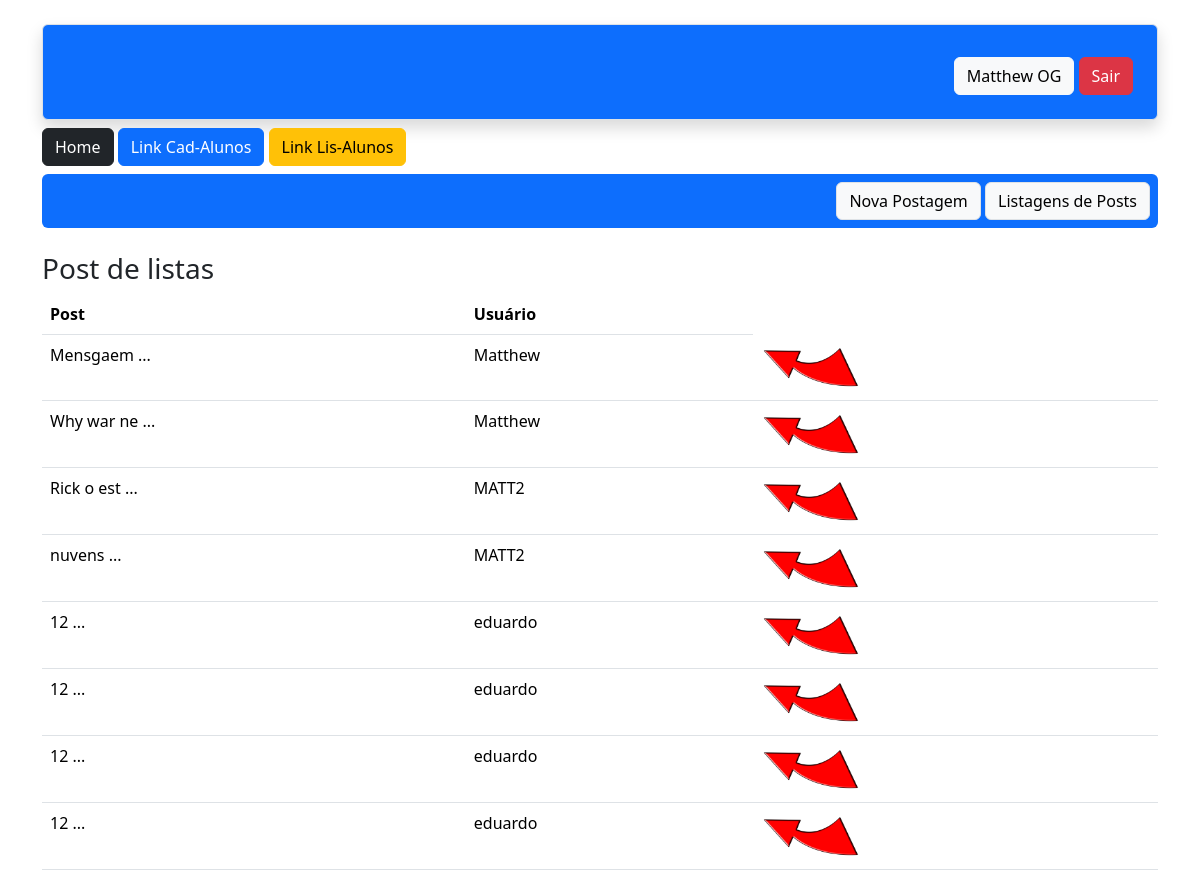
Page /post/lista (signed in) on the committed database.
### app/models.py (models this page shows)
class User(db.Model, UserMixin):
    id = db.Column(db.Integer, primary_key = True)
    nome = db.Column(db.String, nullable = True)
    sobrenome = db.Column(db.String, nullable = True)
    email = db.Column(db.String, nullable = True)
    senha = db.Column(db.String, nullable = True)
    posts = db.relationship('Post', backref='user',lazy=True)

class Post(db.Model):
    id = db.Column(db.Integer, primary_key = True)
    data_criação = db.Column(db.DateTime,default=datetime.now())
    mensagem = db.Column(db.String, nullable=True)
    imagem = db.Column(db.String, nullable=True, default='default.png')
    user_id = db.Column(db.Integer, db.ForeignKey('user.id'),nullable=True)
    coms = db.relationship('ClasseComentario', backref='Post',lazy=True)
    def msg_resumo(self):
        return f"{self.mensagem[:10]} ..."

### app/views.py (the view)
@app.route('/post/lista')
@login_required
def PostLista():
    posts = Post.query.all()
    return render_template('post_lista.html', posts = posts)

### app/models.py (called while the page is built)
@login_manager.user_loader
def load_user(user_id):
    return User.query.get(user_id)

### app/templates/post_lista.html (shortened to what this page needs)
{% extends 'base.html' %}
{% block content%}
</head>
    <div class="container">
        {% include 'nave.html' %}
            <div class="row mt-4">
                <h3>Post de listas</h3>
                <div class="col-12">
                    <table class="table">
                        <thead>
                            <tr>
                                <th>Post</th>
                                <th>Usuário</th>
                            </tr>
                        </thead>
                            <body>
                                {% for linha in posts %}
                                <tr>
                                    <td>{{linha.msg_resumo()}}</td>
                                    <td>{{linha.user.nome}}</td>
                                     <td><a href="{{url_for('PostDetail',id=linha.id)}}">  <img src="{{url_for('static', filename='img/Clickbait-Arrow.png')}}" width="100" height="50"> </a></td>
                                </tr>
                                {% endfor %}
                            </body>
                    </table>
                </div>
            </div>
        </div>
{% endblock %}

### app/templates/nave.html
<div class = "text-center">
    <div class="mt-4 p-4 border shadow bg-primary rounded" style="background-image: url('https://images.fineartamerica.com/images-medium-large-5/fluffy-white-clouds-in-a-blue-sky-emrah-turudu.jpg'); background-repeat: no-repeat; background-size: cover;  ">
        {% if current_user.is_authenticated %}
                <div class = "mt-2 text-end ">
                    <span class='btn btn-light'>{{current_user.nome}} {{current_user.sobrenome}}</span>
                    <a href="{{url_for('logout')}}" class="btn btn-danger">Sair</a>
                </div>
        {% else %}
        <a href="{{url_for('cadastro')}}" class="btn btn-primary border">Faça o seu Cadastro</a>
        {% endif %}
    </div>
    <div class = 'mt-2 rounded'>
        <div class = "text-start">
            <a href="/"class="btn btn-dark">Home</a>
            <a href="{{url_for('contato')}}"class="btn btn-primary">Link Cad-Alunos </a>
            <a href="{{url_for('contato_lista')}}"class="btn btn-warning">Link Lis-Alunos </a>
        </div>
        <div class="bg-primary rounded p-2 mt-2  text-end " style="#background-image: url('https://i.guim.co.uk/img/media/4df537fc995e39f96ec356d87fd597d2da9d704b/0_156_4083_2450/master/4083.jpg?width=1200&height=1200&quality=85&auto=format&fit=crop&s=f0014a4b443ac2f383e96ba4fb501f2e');">
            <a href = "{{url_for('PostNovo')}}" class = "btn btn-light border">Nova Postagem </a>
            <a href = "{{url_for('PostLista')}}" class = "btn btn-light border">Listagens de Posts </a>
        </div>
    </div>
</div>

### rows in the picture
User: nome "Matthew", sobrenome "OG"
Post: msg_resumo "Mensgaem ...", user.nome "Matthew"
Post: msg_resumo "Why war ne ...", user.nome "Matthew"
Post: msg_resumo "Rick o est ...", user.nome "MATT2"
Post: msg_resumo "nuvens ...", user.nome "MATT2"
Post: msg_resumo "12 ...", user.nome "eduardo"
Post: msg_resumo "12 ...", user.nome "eduardo"
Post: msg_resumo "12 ...", user.nome "eduardo"
Post: msg_resumo "12 ...", user.nome "eduardo"
